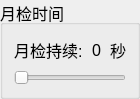
  <widget class="QGroupBox" name="MYcheckTimeBox">
   <property name="geometry">
    <rect>
     <x>600</x>
     <y>180</y>
     <width>140</width>
     <height>90</height>
    </rect>
   </property>
   <property name="font">
    <font>
     <pointsize>12</pointsize>
    </font>
   </property>
   <property name="title">
    <string>月检时间</string>
   </property>
   <property name="checkable">
    <bool>false</bool>
   </property>
   <property name="checked">
    <bool>false</bool>
   </property>
   <layout class="QVBoxLayout" name="verticalLayout_7">
    <item>
     <layout class="QHBoxLayout" name="horizontalLayout_12">
      <item>
       <widget class="QLabel" name="label_7">
        <property name="minimumSize">
         <size>
          <width>0</width>
          <height>28</height>
         </size>
        </property>
        <property name="maximumSize">
         <size>
          <width>84</width>
          <height>28</height>
         </size>
        </property>
        <property name="font">
         <font>
          <pointsize>12</pointsize>
         </font>
        </property>
        <property name="text">
         <string>月检持续:</string>
        </property>
       </widget>
      </item>
      <item>
       <widget class="QLabel" name="label_monthtime">
        <property name="minimumSize">
         <size>
          <width>0</width>
          <height>28</height>
         </size>
        </property>
        <property name="maximumSize">
         <size>
          <width>16777215</width>
          <height>28</height>
         </size>
        </property>
        <property name="font">
         <font>
          <pointsize>12</pointsize>
         </font>
        </property>
        <property name="text">
         <string>0</string>
        </property>
        <property name="alignment">
         <set>Qt::AlignCenter</set>
        </property>
       </widget>
      </item>
      <item>
       <widget class="QLabel" name="label_9">
        <property name="minimumSize">
         <size>
          <width>0</width>
          <height>28</height>
         </size>
        </property>
        <property name="maximumSize">
         <size>
          <width>84</width>
          <height>28</height>
         </size>
        </property>
        <property name="font">
         <font>
          <pointsize>12</pointsize>
         </font>
        </property>
        <property name="text">
         <string>秒</string>
        </property>
       </widget>
      </item>
     </layout>
    </item>
    <item>
     <widget class="QSlider" name="MonthTimeSlider">
      <property name="sizePolicy">
       <sizepolicy hsizetype="Expanding" vsizetype="Fixed">
        <horstretch>0</horstretch>
        <verstretch>0</verstretch>
       </sizepolicy>
      </property>
      <property name="font">
       <font>
        <pointsize>13</pointsize>
       </font>
      </property>
      <property name="minimum">
       <number>30</number>
      </property>
      <property name="maximum">
       <number>180</number>
      </property>
      <property name="singleStep">
       <number>5</number>
      </property>
      <property name="orientation">
       <enum>Qt::Horizontal</enum>
      </property>
     </widget>
    </item>
   </layout>
  </widget>
